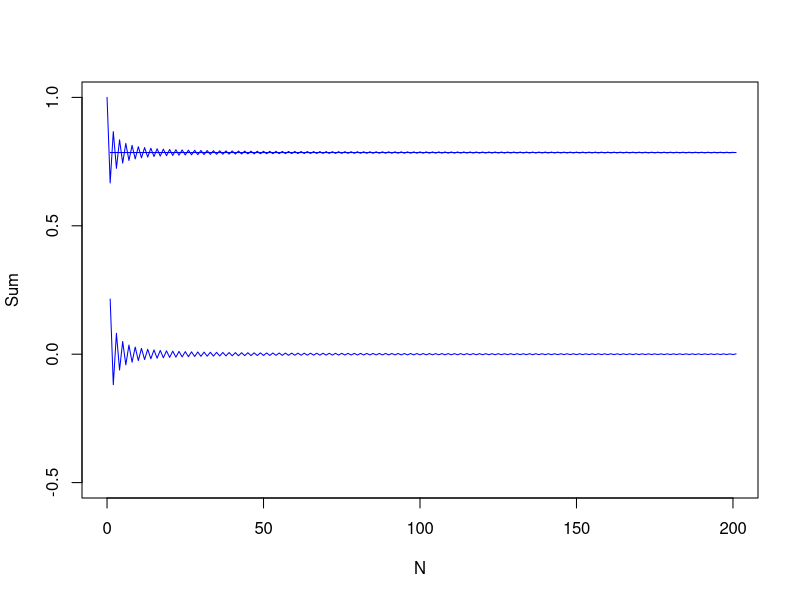
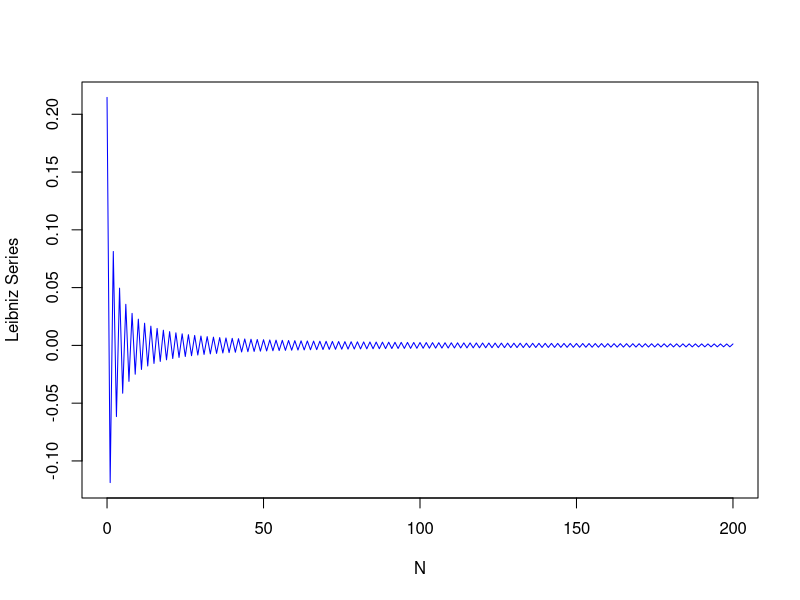

Write the R code that produced these figures, in order.
# Homework 12

# Calculation of Leibniz series
lval2=0
v_lei <- c()
v_n <- c()
v_pi <- c()
p=0
while (p<=200)
{
  
  lval = (((-1.0)**p)/(2.0*p+1.0))
  lval2=lval2+lval
  v_lei <- append(v_lei,lval2) 
  v_n  <- append(v_n,p)
  v_pi <- append(v_pi,pi/4)
  p =p+ 1
}
#v_lei


plot(v_n, v_lei,
     
     ylab="Sum",
     xlab="N",
     type="l",
     col="blue",
     ylim=c(-0.5,1)
)
lines(v_pi, type = "l", col = "blue")

v_diff <- v_lei-v_pi
v_diff

lines(v_diff, type = "l", col = "blue")

#text(locator(), labels = c("red line", "black line)"))


plot(v_n, v_diff,
     
     ylab="Leibniz Series",
     xlab="N",
     type="l",
     col="blue"
)


